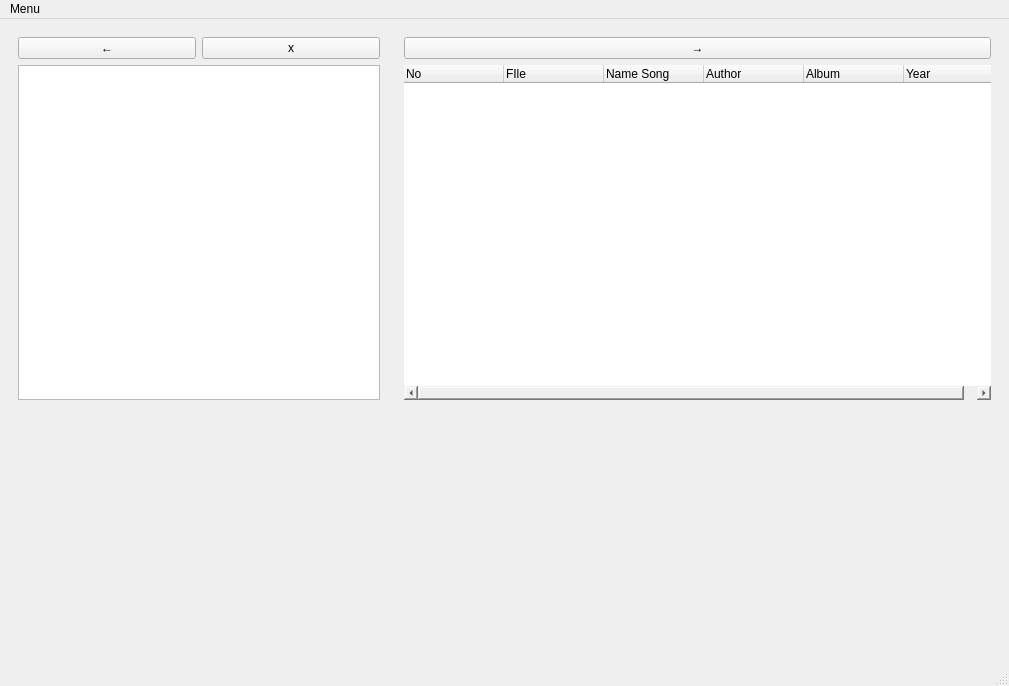
<?xml version="1.0" encoding="UTF-8"?>
<ui version="4.0">
 <class>MainWindow</class>
 <widget class="QMainWindow" name="MainWindow">
  <property name="geometry">
   <rect>
    <x>0</x>
    <y>0</y>
    <width>1009</width>
    <height>686</height>
   </rect>
  </property>
  <property name="sizePolicy">
   <sizepolicy hsizetype="Expanding" vsizetype="Expanding">
    <horstretch>0</horstretch>
    <verstretch>0</verstretch>
   </sizepolicy>
  </property>
  <property name="windowTitle">
   <string>MainWindow</string>
  </property>
  <property name="styleSheet">
   <string notr="true"/>
  </property>
  <widget class="QWidget" name="centralwidget">
   <layout class="QGridLayout" name="gridLayout">
    <item row="1" column="1" colspan="3">
     <widget class="QStackedWidget" name="PlaylistPages">
      <property name="currentIndex">
       <number>0</number>
      </property>
      <widget class="QWidget" name="pageSongs">
       <layout class="QGridLayout" name="gridLayout_12">
        <item row="0" column="0">
         <layout class="QGridLayout" name="gridLayout_11">
          <item row="1" column="0">
           <widget class="QTreeWidget" name="treeMainList">
            <property name="styleSheet">
             <string notr="true">border:0px;</string>
            </property>
            <property name="lineWidth">
             <number>1</number>
            </property>
            <property name="editTriggers">
             <set>QAbstractItemView::CurrentChanged|QAbstractItemView::DoubleClicked|QAbstractItemView::EditKeyPressed|QAbstractItemView::SelectedClicked</set>
            </property>
            <property name="dragEnabled">
             <bool>false</bool>
            </property>
            <property name="dragDropOverwriteMode">
             <bool>false</bool>
            </property>
            <property name="dragDropMode">
             <enum>QAbstractItemView::NoDragDrop</enum>
            </property>
            <property name="defaultDropAction">
             <enum>Qt::IgnoreAction</enum>
            </property>
            <property name="selectionMode">
             <enum>QAbstractItemView::SingleSelection</enum>
            </property>
            <property name="selectionBehavior">
             <enum>QAbstractItemView::SelectRows</enum>
            </property>
            <property name="sortingEnabled">
             <bool>false</bool>
            </property>
            <column>
             <property name="text">
              <string>No</string>
             </property>
            </column>
            <column>
             <property name="text">
              <string>FIle</string>
             </property>
            </column>
            <column>
             <property name="text">
              <string>Name Song</string>
             </property>
            </column>
            <column>
             <property name="text">
              <string>Author</string>
             </property>
            </column>
            <column>
             <property name="text">
              <string>Album</string>
             </property>
            </column>
            <column>
             <property name="text">
              <string>Year</string>
             </property>
            </column>
           </widget>
          </item>
          <item row="0" column="0">
           <widget class="QPushButton" name="pushButton">
            <property name="text">
             <string>→</string>
            </property>
           </widget>
          </item>
         </layout>
        </item>
       </layout>
      </widget>
      <widget class="QWidget" name="pageDetailSong">
       <layout class="QGridLayout" name="gridLayout_20">
        <item row="1" column="0">
         <layout class="QGridLayout" name="gridLayout_19">
          <item row="0" column="0">
           <widget class="DrawingWidget" name="widget" native="true"/>
          </item>
         </layout>
        </item>
        <item row="0" column="0">
         <widget class="QPushButton" name="ButtonBackToList">
          <property name="text">
           <string>←</string>
          </property>
         </widget>
        </item>
       </layout>
      </widget>
     </widget>
    </item>
    <item row="2" column="2">
     <spacer name="horizontalSpacer_4">
      <property name="orientation">
       <enum>Qt::Horizontal</enum>
      </property>
      <property name="sizeHint" stdset="0">
       <size>
        <width>40</width>
        <height>20</height>
       </size>
      </property>
     </spacer>
    </item>
    <item row="2" column="3">
     <spacer name="horizontalSpacer">
      <property name="orientation">
       <enum>Qt::Horizontal</enum>
      </property>
      <property name="sizeHint" stdset="0">
       <size>
        <width>40</width>
        <height>20</height>
       </size>
      </property>
     </spacer>
    </item>
    <item row="2" column="0">
     <spacer name="horizontalSpacer_2">
      <property name="orientation">
       <enum>Qt::Horizontal</enum>
      </property>
      <property name="sizeHint" stdset="0">
       <size>
        <width>40</width>
        <height>20</height>
       </size>
      </property>
     </spacer>
    </item>
    <item row="1" column="0">
     <widget class="QStackedWidget" name="DirectoryPages">
      <property name="sizePolicy">
       <sizepolicy hsizetype="Expanding" vsizetype="Expanding">
        <horstretch>0</horstretch>
        <verstretch>0</verstretch>
       </sizepolicy>
      </property>
      <property name="lineWidth">
       <number>0</number>
      </property>
      <property name="currentIndex">
       <number>0</number>
      </property>
      <widget class="QWidget" name="pageDir">
       <layout class="QGridLayout" name="gridLayout_3">
        <item row="0" column="0">
         <layout class="QGridLayout" name="gridLayout_2">
          <item row="1" column="1">
           <widget class="QPushButton" name="ButtonClearMarked">
            <property name="enabled">
             <bool>true</bool>
            </property>
            <property name="text">
             <string>x</string>
            </property>
           </widget>
          </item>
          <item row="1" column="0">
           <widget class="QPushButton" name="buttonBackDirectory">
            <property name="text">
             <string>←</string>
            </property>
           </widget>
          </item>
          <item row="2" column="0" colspan="2">
           <widget class="QTreeWidget" name="treeDirectory">
            <property name="sizePolicy">
             <sizepolicy hsizetype="Minimum" vsizetype="Expanding">
              <horstretch>0</horstretch>
              <verstretch>0</verstretch>
             </sizepolicy>
            </property>
            <property name="minimumSize">
             <size>
              <width>50</width>
              <height>0</height>
             </size>
            </property>
            <property name="styleSheet">
             <string notr="true"/>
            </property>
            <property name="horizontalScrollBarPolicy">
             <enum>Qt::ScrollBarAsNeeded</enum>
            </property>
            <property name="editTriggers">
             <set>QAbstractItemView::NoEditTriggers</set>
            </property>
            <property name="showDropIndicator" stdset="0">
             <bool>false</bool>
            </property>
            <property name="selectionMode">
             <enum>QAbstractItemView::SingleSelection</enum>
            </property>
            <property name="horizontalScrollMode">
             <enum>QAbstractItemView::ScrollPerPixel</enum>
            </property>
            <property name="headerHidden">
             <bool>true</bool>
            </property>
            <property name="expandsOnDoubleClick">
             <bool>true</bool>
            </property>
            <attribute name="headerVisible">
             <bool>false</bool>
            </attribute>
            <attribute name="headerStretchLastSection">
             <bool>false</bool>
            </attribute>
            <column>
             <property name="text">
              <string>Directory</string>
             </property>
            </column>
            <column>
             <property name="text">
              <string>Songs</string>
             </property>
            </column>
            <column>
             <property name="text">
              <string>Marked</string>
             </property>
            </column>
           </widget>
          </item>
          <item row="0" column="0">
           <layout class="QGridLayout" name="gridLayout_4"/>
          </item>
         </layout>
        </item>
       </layout>
      </widget>
      <widget class="QWidget" name="pageProperty">
       <layout class="QGridLayout" name="gridLayout_6">
        <item row="0" column="0">
         <layout class="QGridLayout" name="gridLayout_5">
          <item row="0" column="0">
           <widget class="QPushButton" name="ButtonCloseProperty">
            <property name="text">
             <string>Close</string>
            </property>
           </widget>
          </item>
          <item row="1" column="0">
           <widget class="QTreeWidget" name="treePropertyList">
            <property name="styleSheet">
             <string notr="true">border:0px;</string>
            </property>
            <property name="headerHidden">
             <bool>true</bool>
            </property>
            <attribute name="headerVisible">
             <bool>false</bool>
            </attribute>
            <column>
             <property name="text">
              <string>Property</string>
             </property>
            </column>
            <column>
             <property name="text">
              <string>Value</string>
             </property>
            </column>
           </widget>
          </item>
         </layout>
        </item>
       </layout>
      </widget>
      <widget class="QWidget" name="pageLoading">
       <layout class="QGridLayout" name="gridLayout_8">
        <item row="0" column="0">
         <layout class="QGridLayout" name="gridLayout_7">
          <item row="0" column="0">
           <widget class="QPushButton" name="ButtonCloseProperty_2">
            <property name="text">
             <string>Close</string>
            </property>
           </widget>
          </item>
          <item row="1" column="0">
           <widget class="QLabel" name="labelLoading">
            <property name="styleSheet">
             <string notr="true"/>
            </property>
            <property name="text">
             <string/>
            </property>
            <property name="alignment">
             <set>Qt::AlignCenter</set>
            </property>
           </widget>
          </item>
         </layout>
        </item>
       </layout>
      </widget>
     </widget>
    </item>
    <item row="5" column="0">
     <widget class="QStackedWidget" name="ActualSongStack">
      <property name="sizePolicy">
       <sizepolicy hsizetype="Expanding" vsizetype="Maximum">
        <horstretch>0</horstretch>
        <verstretch>0</verstretch>
       </sizepolicy>
      </property>
      <property name="minimumSize">
       <size>
        <width>0</width>
        <height>100</height>
       </size>
      </property>
      <property name="currentIndex">
       <number>0</number>
      </property>
      <widget class="QWidget" name="pageNone">
       <layout class="QGridLayout" name="gridLayout_10">
        <item row="0" column="0">
         <layout class="QGridLayout" name="gridLayout_9"/>
        </item>
       </layout>
      </widget>
      <widget class="QWidget" name="pagePlayedSong">
       <property name="sizePolicy">
        <sizepolicy hsizetype="Expanding" vsizetype="Expanding">
         <horstretch>0</horstretch>
         <verstretch>0</verstretch>
        </sizepolicy>
       </property>
       <layout class="QGridLayout" name="gridLayout_14">
        <item row="0" column="0">
         <layout class="QGridLayout" name="gridLayout_13">
          <item row="0" column="0">
           <widget class="QLabel" name="labelSongSmallImage">
            <property name="sizePolicy">
             <sizepolicy hsizetype="Fixed" vsizetype="Fixed">
              <horstretch>0</horstretch>
              <verstretch>0</verstretch>
             </sizepolicy>
            </property>
            <property name="minimumSize">
             <size>
              <width>100</width>
              <height>100</height>
             </size>
            </property>
            <property name="styleSheet">
             <string notr="true"> max-width:100px;
 max-height:100px;
 min-width:100px;
 min-height:100px;</string>
            </property>
            <property name="text">
             <string/>
            </property>
            <property name="alignment">
             <set>Qt::AlignCenter</set>
            </property>
           </widget>
          </item>
          <item row="0" column="1">
           <widget class="QListWidget" name="listPlayingSong">
            <property name="sizePolicy">
             <sizepolicy hsizetype="Expanding" vsizetype="Ignored">
              <horstretch>0</horstretch>
              <verstretch>0</verstretch>
             </sizepolicy>
            </property>
            <property name="minimumSize">
             <size>
              <width>0</width>
              <height>100</height>
             </size>
            </property>
            <property name="styleSheet">
             <string notr="true">border:0px;</string>
            </property>
           </widget>
          </item>
          <item row="1" column="0">
           <widget class="QPushButton" name="ButtonYoutube">
            <property name="sizePolicy">
             <sizepolicy hsizetype="Fixed" vsizetype="Fixed">
              <horstretch>0</horstretch>
              <verstretch>0</verstretch>
             </sizepolicy>
            </property>
            <property name="minimumSize">
             <size>
              <width>0</width>
              <height>20</height>
             </size>
            </property>
            <property name="styleSheet">
             <string notr="true">border-image: url(:/Images/images/ytLogo.png);
 border-style: solid;
 border-width:1px;
</string>
            </property>
            <property name="text">
             <string/>
            </property>
           </widget>
          </item>
         </layout>
        </item>
       </layout>
      </widget>
     </widget>
    </item>
    <item row="2" column="1">
     <spacer name="horizontalSpacer_3">
      <property name="orientation">
       <enum>Qt::Horizontal</enum>
      </property>
      <property name="sizeHint" stdset="0">
       <size>
        <width>40</width>
        <height>20</height>
       </size>
      </property>
     </spacer>
    </item>
    <item row="6" column="0" colspan="4">
     <widget class="QStackedWidget" name="PlayingStats">
      <property name="sizePolicy">
       <sizepolicy hsizetype="Preferred" vsizetype="Fixed">
        <horstretch>0</horstretch>
        <verstretch>0</verstretch>
       </sizepolicy>
      </property>
      <property name="currentIndex">
       <number>0</number>
      </property>
      <widget class="QWidget" name="None">
       <layout class="QGridLayout" name="gridLayout_16">
        <item row="0" column="0">
         <layout class="QGridLayout" name="gridLayout_15"/>
        </item>
       </layout>
      </widget>
      <widget class="QWidget" name="pagePlaying">
       <layout class="QGridLayout" name="gridLayout_18">
        <item row="0" column="0">
         <layout class="QGridLayout" name="gridLayout_17">
          <item row="0" column="3">
           <widget class="QPushButton" name="ButtonMute">
            <property name="styleSheet">
             <string notr="true">border-image: url(:/Images/images/mute.png);
 border-style: solid;
 border-width:1px;
 max-width:30px;
 max-height:30px;
 min-width:30px;
 min-height:30px;</string>
            </property>
            <property name="text">
             <string/>
            </property>
           </widget>
          </item>
          <item row="0" column="0" colspan="3">
           <widget class="QSlider" name="sliderSongPositon">
            <property name="maximum">
             <number>99</number>
            </property>
            <property name="value">
             <number>0</number>
            </property>
            <property name="orientation">
             <enum>Qt::Horizontal</enum>
            </property>
           </widget>
          </item>
          <item row="1" column="0">
           <widget class="QLabel" name="labelTimeLeft">
            <property name="text">
             <string>Time Left</string>
            </property>
           </widget>
          </item>
          <item row="1" column="3">
           <widget class="QLabel" name="labelTimeTotal">
            <property name="text">
             <string>Time </string>
            </property>
           </widget>
          </item>
         </layout>
        </item>
       </layout>
      </widget>
     </widget>
    </item>
    <item row="5" column="1" colspan="3">
     <layout class="QGridLayout" name="Button3Control">
      <item row="0" column="0">
       <widget class="QPushButton" name="ButtonBackward">
        <property name="styleSheet">
         <string notr="true">border-image: url(:/Images/images/BackwardT.png);
 border-style: solid;
 border-width:1px;
 max-width:75px;
 max-height:75px;
 min-width:75px;
 min-height:75px;</string>
        </property>
        <property name="text">
         <string/>
        </property>
       </widget>
      </item>
      <item row="0" column="1">
       <widget class="QPushButton" name="ButtonPlay">
        <property name="styleSheet">
         <string notr="true">border-image: url(:/Images/images/PauseT.png);
 border-style: solid;
 border-width:1px;
 max-width:100px;
 max-height:100px;
 min-width:100px;
 min-height:100px;</string>
        </property>
        <property name="text">
         <string/>
        </property>
       </widget>
      </item>
      <item row="0" column="2">
       <widget class="QPushButton" name="ButtonForward">
        <property name="styleSheet">
         <string notr="true">border-image: url(:/Images/images/ForwardT.png);
 border-style: solid;
 border-width:1px;
 max-width:75px;
 max-height:75px;
 min-width:75px;
 min-height:75px;</string>
        </property>
        <property name="text">
         <string/>
        </property>
       </widget>
      </item>
     </layout>
    </item>
   </layout>
  </widget>
  <widget class="QMenuBar" name="menubar">
   <property name="geometry">
    <rect>
     <x>0</x>
     <y>0</y>
     <width>1009</width>
     <height>20</height>
    </rect>
   </property>
   <widget class="QMenu" name="menuDark">
    <property name="title">
     <string>Menu</string>
    </property>
    <addaction name="actionDarkMode"/>
    <addaction name="actionClose"/>
   </widget>
   <addaction name="menuDark"/>
  </widget>
  <widget class="QStatusBar" name="statusbar"/>
  <action name="actionDarkMode">
   <property name="text">
    <string>DarkMode</string>
   </property>
  </action>
  <action name="actionClose">
   <property name="text">
    <string>Close</string>
   </property>
  </action>
 </widget>
 <customwidgets>
  <customwidget>
   <class>DrawingWidget</class>
   <extends>QWidget</extends>
   <header location="global">drawingwidget.h</header>
   <container>1</container>
  </customwidget>
 </customwidgets>
 <resources/>
 <connections/>
</ui>
